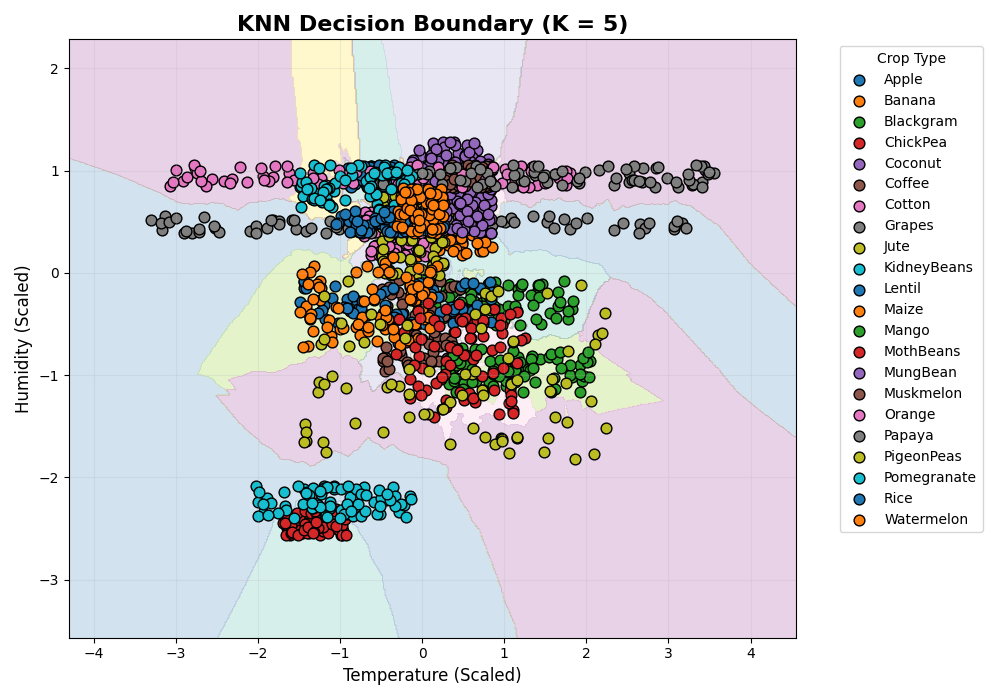

Reproduce this figure in Python.
# ==========================================
# PROFESSIONAL KNN DECISION BOUNDARY (K=5)
# ==========================================

import pandas as pd
import numpy as np
import matplotlib.pyplot as plt
from matplotlib.colors import ListedColormap
from sklearn.model_selection import train_test_split
from sklearn.preprocessing import StandardScaler, LabelEncoder
from sklearn.neighbors import KNeighborsClassifier

# 1️⃣ Load Dataset
df = pd.read_excel("Crop_Recommendation_Preprocessed.xlsx")
df.columns = df.columns.str.strip()

# 2️⃣ Select Only Two Features (Change if needed)
features = ["Temperature", "Humidity"]
X = df[features]

# Encode Crop labels
le = LabelEncoder()
y = le.fit_transform(df["Crop"])

class_names = le.classes_

# 3️⃣ Train-Test Split
X_train, X_test, y_train, y_test = train_test_split(
    X, y,
    test_size=0.2,
    random_state=42,
    stratify=y
)

# 4️⃣ Feature Scaling
scaler = StandardScaler()
X_train = scaler.fit_transform(X_train)
X_test = scaler.transform(X_test)

# 5️⃣ Train KNN (K=5)
knn = KNeighborsClassifier(n_neighbors=5)
knn.fit(X_train, y_train)

# ==========================================
# 🌈 CREATE SMOOTH DECISION BOUNDARY
# ==========================================

# Mesh grid
x_min, x_max = X_train[:, 0].min() - 1, X_train[:, 0].max() + 1
y_min, y_max = X_train[:, 1].min() - 1, X_train[:, 1].max() + 1

xx, yy = np.meshgrid(
    np.linspace(x_min, x_max, 600),
    np.linspace(y_min, y_max, 600)
)

Z = knn.predict(np.c_[xx.ravel(), yy.ravel()])
Z = Z.reshape(xx.shape)

# Professional color maps
background_cmap = ListedColormap(plt.cm.Set3.colors[:len(class_names)])
point_cmap = ListedColormap(plt.cm.Dark2.colors[:len(class_names)])

plt.figure(figsize=(10,7))

# Decision surface
plt.contourf(xx, yy, Z, alpha=0.35, cmap=background_cmap)

# Scatter plot for each class separately (for legend)
for i, class_name in enumerate(class_names):
    plt.scatter(
        X_train[y_train == i, 0],
        X_train[y_train == i, 1],
        label=class_name,
        cmap=point_cmap,
        edgecolor='black',
        s=60
    )

plt.title("KNN Decision Boundary (K = 5)", fontsize=16, fontweight='bold')
plt.xlabel(f"{features[0]} (Scaled)", fontsize=12)
plt.ylabel(f"{features[1]} (Scaled)", fontsize=12)
plt.legend(title="Crop Type", bbox_to_anchor=(1.05, 1), loc='upper left')
plt.grid(alpha=0.2)
plt.tight_layout()

plt.show()
